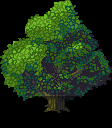

The image is a tile-based game level rendered from a .tmx file. Its description and source (layers, tilesets, objects; grid data summarised) follow:
An orthogonal 7x8 tile map with 16x16 px tiles, 1 tile layer (tileinfo), 1 image layer and 1 object.

<map version="1.2" tiledversion="1.2.2" orientation="orthogonal" renderorder="left-up" width="7" height="8" tilewidth="16" tileheight="16" infinite="0" nextlayerid="6" nextobjectid="2">
 <tileset firstgid="1" source="../../tilesets/cols.tsx" />
 <imagelayer id="2" name="tree">
  <image source="tree.png" width="113" height="113" />
 </imagelayer>
 <layer id="4" name="tileinfo" width="7" height="8" opacity="0.48">
  <data>[56 cells, 6 non-empty, 1 distinct tile ids]</data>
 </layer>
 <objectgroup id="5" name="collisioninfo">
  <object id="1" x="33" y="80" width="48" height="32" />
 </objectgroup>
</map>
